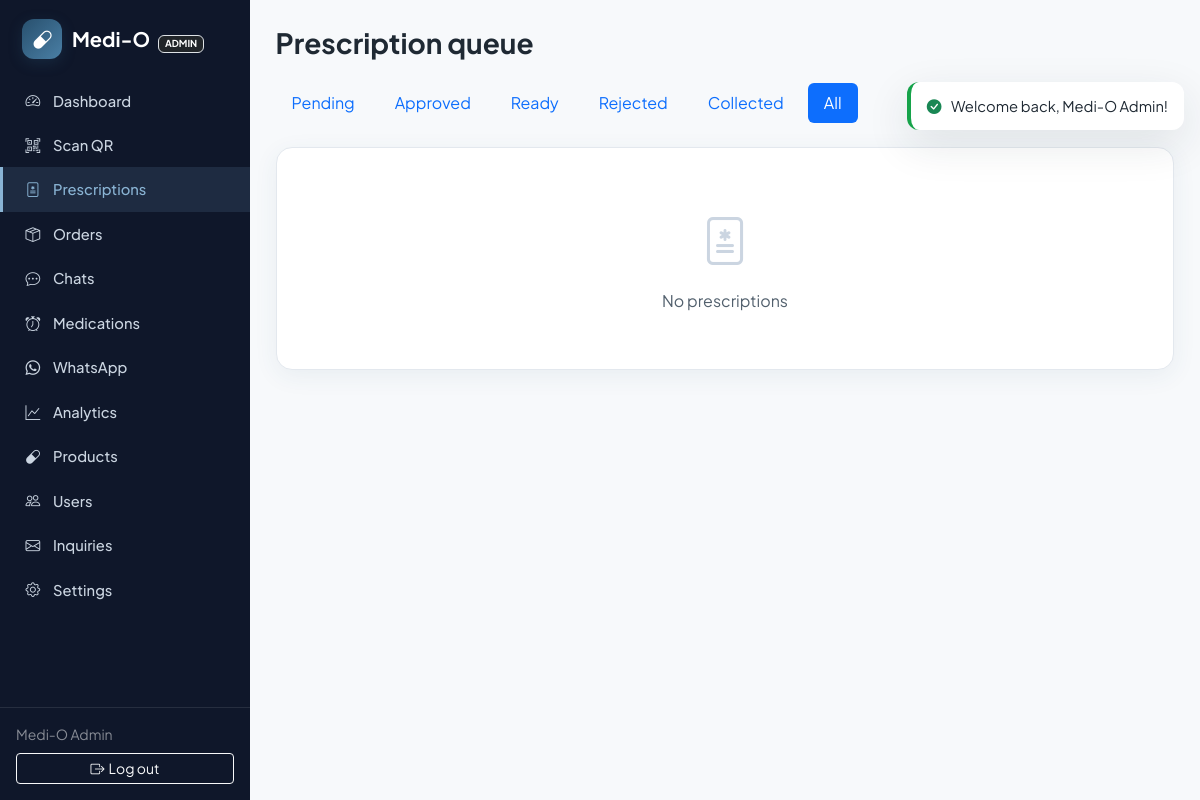
Page /staff/prescriptions.php?f=all (signed in) on the earlier database version.
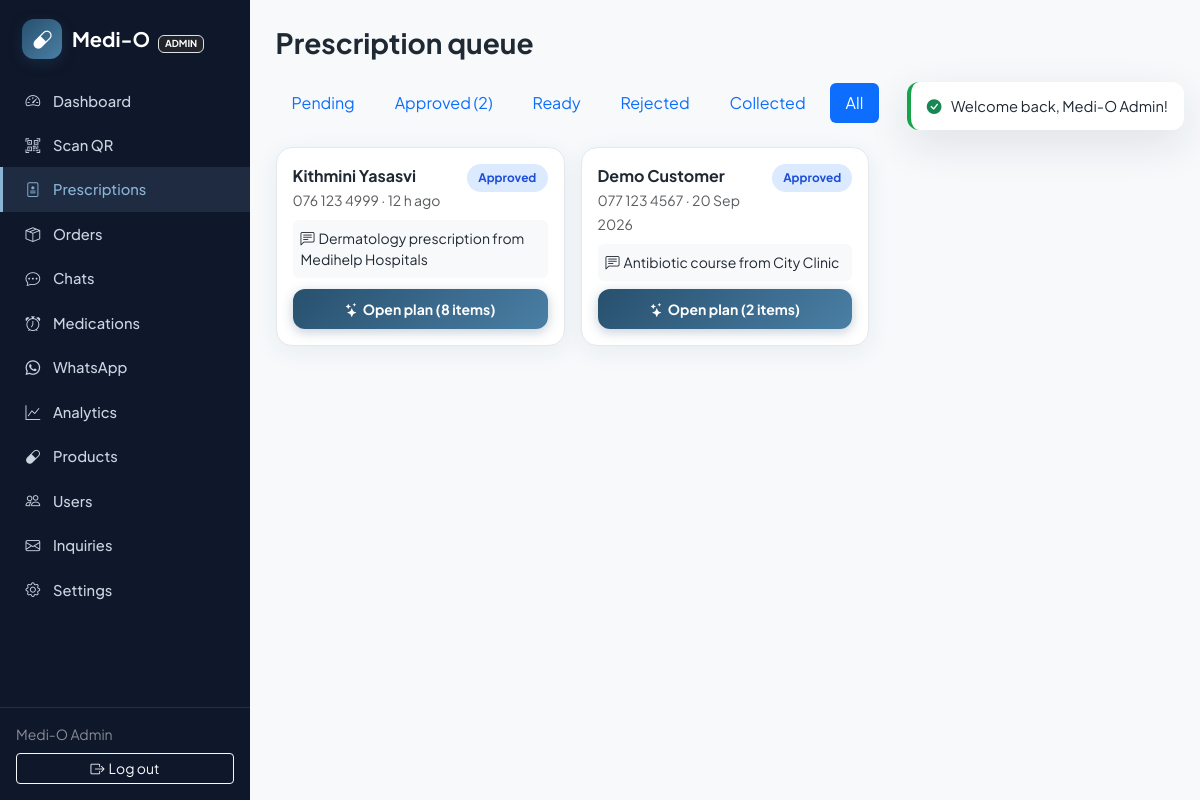
Same page on the later database version.
### tables this page shows
CREATE TABLE `prescriptions` (
  `id` int(10) unsigned NOT NULL AUTO_INCREMENT,
  `user_id` int(10) unsigned NOT NULL,
  `file_path` varchar(500) NOT NULL,
  `original_name` varchar(255) NOT NULL,
  `notes` text DEFAULT NULL,
  `status` enum('pending','approved','rejected','ready','collected') NOT NULL DEFAULT 'pending',
  `pharmacist_id` int(10) unsigned DEFAULT NULL,
  `review_note` text DEFAULT NULL,
  `ai_summary` text DEFAULT NULL,
  `ai_analyzed_at` datetime DEFAULT NULL,
  `verify_token` char(40) NOT NULL,
  `created_at` timestamp NOT NULL DEFAULT current_timestamp(),
  `reviewed_at` datetime DEFAULT NULL,
  PRIMARY KEY (`id`),
  UNIQUE KEY `uq_prescriptions_token` (`verify_token`),
  KEY `idx_prescriptions_status` (`status`),
  KEY `fk_rx_user` (`user_id`),
  KEY `fk_rx_pharmacist` (`pharmacist_id`),
  CONSTRAINT `fk_rx_pharmacist` FOREIGN KEY (`pharmacist_id`) REFERENCES `users` (`id`) ON DELETE SET NULL,
  CONSTRAINT `fk_rx_user` FOREIGN KEY (`user_id`) REFERENCES `users` (`id`) ON DELETE CASCADE
);

CREATE TABLE `users` (
  `id` int(10) unsigned NOT NULL AUTO_INCREMENT,
  `name` varchar(120) NOT NULL,
  `email` varchar(190) DEFAULT NULL,
  `phone` varchar(20) DEFAULT NULL,
  `password_hash` varchar(255) DEFAULT NULL,
  `google_id` varchar(64) DEFAULT NULL,
  `avatar` varchar(500) DEFAULT NULL,
  `address` text DEFAULT NULL,
  `role` enum('customer','pharmacist','admin') NOT NULL DEFAULT 'customer',
  `qr_token` char(40) NOT NULL,
  `whatsapp_opt_in` tinyint(1) NOT NULL DEFAULT 1,
  `email_verified` tinyint(1) NOT NULL DEFAULT 0,
  `phone_verified` tinyint(1) NOT NULL DEFAULT 0,
  `reset_token` varchar(64) DEFAULT NULL,
  `reset_expires` datetime DEFAULT NULL,
  `created_at` timestamp NOT NULL DEFAULT current_timestamp(),
  PRIMARY KEY (`id`),
  UNIQUE KEY `uq_users_qr` (`qr_token`),
  UNIQUE KEY `uq_users_email` (`email`),
  UNIQUE KEY `uq_users_phone` (`phone`),
  UNIQUE KEY `uq_users_google` (`google_id`)
);

### includes/helpers.php (called while the page is built, shortened)
<?php
function e(?string $s): string
{
    return htmlspecialchars($s ?? '', ENT_QUOTES, 'UTF-8');
}
function url(string $path = ''): string
{
    return BASE_URL . '/' . ltrim($path, '/');
}
function time_ago(string $datetime): string
{
    $diff = time() - strtotime($datetime);
    if ($diff < 86400) return floor($diff / 3600) . ' h ago';
    return date('j M Y', strtotime($datetime));
}
function pretty_phone(?string $phone): string
{
    if (preg_match('/^94(\d{2})(\d{3})(\d{4})$/', $phone, $m)) {
        return '0' . $m[1] . ' ' . $m[2] . ' ' . $m[3];
    }
    return $phone;
}

### includes/db.php (called while the page is built, shortened)
<?php
function db(): PDO
{
    static $pdo = null;
    if ($pdo === null) {
        $pdo = new PDO(
            'mysql:host=' . DB_HOST . ';dbname=' . DB_NAME . ';charset=utf8mb4',
            DB_USER,
            DB_PASS,
            [
                PDO::ATTR_ERRMODE => PDO::ERRMODE_EXCEPTION,
                PDO::ATTR_DEFAULT_FETCH_MODE => PDO::FETCH_ASSOC,
                PDO::ATTR_EMULATE_PREPARES => false,
            ]
        );
    }
    return $pdo;
}
function q(string $sql, array $params = []): PDOStatement
{
    $st = db()->prepare($sql);
    $st->execute($params);
    return $st;
}
function q_all(string $sql, array $params = []): array
{
    return q($sql, $params)->fetchAll();
}
function q_val(string $sql, array $params = [])
{
    $v = q($sql, $params)->fetchColumn();
    return $v === false ? null : $v;
}

### staff/prescriptions.php (the view, shortened to what the changed rows need)
<?php
require_once __DIR__ . '/../components/staff-header.php';
$filter = $_GET['f'] ?? 'pending';
$valid = ['pending', 'approved', 'ready', 'rejected', 'collected', 'all'];
$where = $filter === 'all' ? '1' : 'p.status = ' . db()->quote($filter);
$rows = q_all("SELECT p.*, u.name AS customer, u.phone, u.email FROM prescriptions p
               JOIN users u ON u.id=p.user_id WHERE $where ORDER BY p.id DESC LIMIT 100");
$counts = [];
foreach (q_all('SELECT status, COUNT(*) AS c FROM prescriptions GROUP BY status') as $r) {
    $counts[$r['status']] = (int)$r['c'];
}
?>
<h1 class="h3 fw-bold mb-4">Prescription queue</h1>
<ul class="nav nav-pills gap-2 mb-4 flex-wrap">
  <?php foreach ($valid as $f): ?>
    <li class="nav-item">
      <a class="nav-link <?= $filter === $f ? 'active' : '' ?>" href="<?= url('staff/prescriptions.php?f=' . $f) ?>">
        <?= ucfirst($f) ?><?= $f !== 'all' && isset($counts[$f]) ? ' (' . $counts[$f] . ')' : '' ?>
      </a>
    </li>
  <?php endforeach; ?>
</ul>
<?php if (!$rows): ?>
  <div class="mo-card mo-empty"><i class="bi bi-file-medical"></i>No <?= e($filter === 'all' ? '' : $filter) ?> prescriptions</div>
<?php else: ?>
  <div class="row g-3">
    <?php foreach ($rows as $rx): ?>
      <div class="col-md-6 col-xl-4">
        <div class="mo-card p-3 h-100 d-flex flex-column">
          <div class="d-flex justify-content-between align-items-start mb-2">
            <div>
              <div class="fw-bold"><?= e($rx['customer']) ?></div>
              <small class="text-muted"><?= e(pretty_phone($rx['phone'])) ?> · <?= time_ago($rx['created_at']) ?></small>
            </div>
            <span class="mo-status mo-status-<?= e($rx['status']) ?>"><?= ucfirst(e($rx['status'])) ?></span>
          </div>
          <?php if ($rx['notes']): ?><div class="small bg-light rounded-2 p-2 mb-2"><i class="bi bi-chat-left-text me-1"></i><?= e($rx['notes']) ?></div><?php endif; ?>
          <div class="mt-auto">
            <?php $itemCount = (int)q_val('SELECT COUNT(*) FROM prescription_items WHERE prescription_id=?', [$rx['id']]); ?>
            <?php if (in_array($rx['status'], ['pending', 'approved'], true)): ?>
              <a class="btn btn-sm mo-btn w-100" href="<?= url('staff/prescription-review.php?id=' . $rx['id']) ?>">
                <i class="bi bi-stars me-1"></i><?= $rx['status'] === 'pending' ? 'Review & build plan' : 'Open plan' ?>
                <?= $itemCount ? '(' . $itemCount . ' items)' : '' ?></a>
            <?php endif; ?>
          </div>
        </div>
      </div>
    <?php endforeach; ?>
  </div>
<?php endif; ?>
<?php require_once __DIR__ . '/../components/staff-footer.php'; ?>

### components/staff-header.php (shortened to what the changed rows need)
<?php
$pendingRx = (int)q_val("SELECT COUNT(*) FROM prescriptions WHERE status='pending'");
$openOrders = (int)q_val("SELECT COUNT(*) FROM orders WHERE status IN ('placed','processing')");
$unreadChats = (int)q_val('SELECT COALESCE(SUM(staff_unread),0) FROM chat_conversations');
$nav = [
    ['staff/index.php', 'bi-speedometer2', 'Dashboard', null],
    ['staff/scan.php', 'bi-qr-code-scan', 'Scan QR', null],
    ['staff/prescriptions.php', 'bi-file-medical', 'Prescriptions', $pendingRx],
    ['staff/orders.php', 'bi-box-seam', 'Orders', $openOrders],
    ['staff/chat.php', 'bi-chat-dots', 'Chats', $unreadChats],
    ['staff/medications.php', 'bi-alarm', 'Medications', null],
    ['staff/whatsapp.php', 'bi-whatsapp', 'WhatsApp', null],
];
if (is_admin()) {
    $nav[] = ['admin/index.php', 'bi-graph-up', 'Analytics', null];
    $nav[] = ['admin/products.php', 'bi-capsule', 'Products', null];
    $nav[] = ['admin/users.php', 'bi-people', 'Users', null];
    $nav[] = ['admin/inquiries.php', 'bi-envelope', 'Inquiries', null];
    $nav[] = ['admin/settings.php', 'bi-gear', 'Settings', null];
}
$activePage = $active ?? basename($_SERVER['SCRIPT_NAME']);
?>
<!DOCTYPE html>
<html lang="en">
<head>
<link href="https://cdn.jsdelivr.net/npm/bootstrap@5.3.3/dist/css/bootstrap.min.css" rel="stylesheet">
<link href="https://cdn.jsdelivr.net/npm/bootstrap-icons@1.11.3/font/bootstrap-icons.min.css" rel="stylesheet">
<link href="<?= url('assets/css/app.css') ?>?v=<?= filemtime(dirname(__DIR__) . '/assets/css/app.css') ?>" rel="stylesheet">
</head>
<body>
<div class="mo-staff-wrap">
  <aside class="mo-sidebar">
    <nav class="d-flex flex-column flex-lg-column flex-row flex-grow-1" style="min-width:0">
      <?php foreach ($nav as [$href, $icon, $label, $badge]): ?>
        <a class="nav-item <?= str_ends_with($href, $activePage) ? 'active' : '' ?>" href="<?= url($href) ?>">
          <i class="bi <?= $icon ?>"></i><span><?= $label ?></span>
        </a>
      <?php endforeach; ?>
    </nav>
  </aside>
  <main class="mo-staff-main">
    <div class="mo-toasts" id="toasts"></div>

Differences in the rows shown:
added prescriptions: user.name "Kithmini Yasasvi", user.phone "076 123 4999", created_at "12 h ago", status "Approved", notes "Dermatology prescription from Medihelp Hospitals", shows "Open plan", itemCount "8"
added prescriptions: user.name "Demo Customer", user.phone "077 123 4567", created_at "20 Sep 2026", status "Approved", notes "Antibiotic course from City Clinic", shows "Open plan", itemCount "2"
Other differences:
new list line: "Approved ( 2 )"
list line gone: "Approved"
text no longer shown: "No prescriptions"
